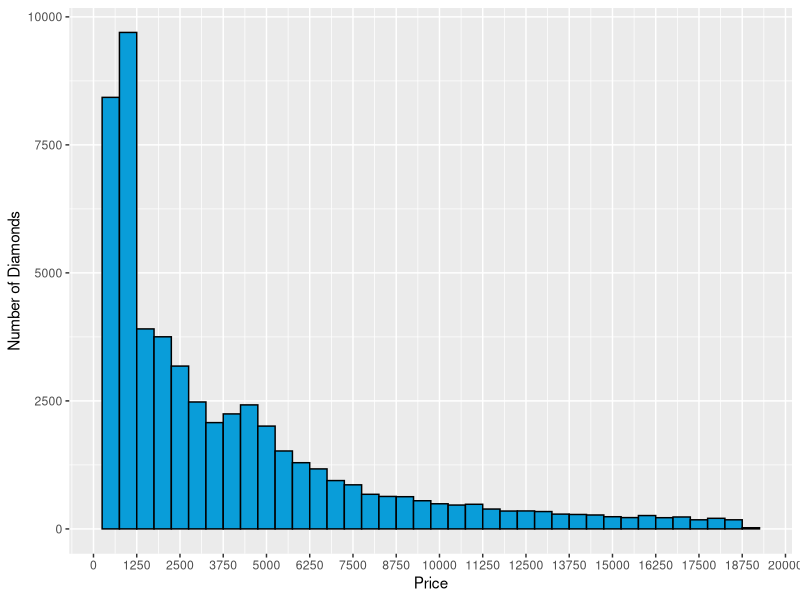
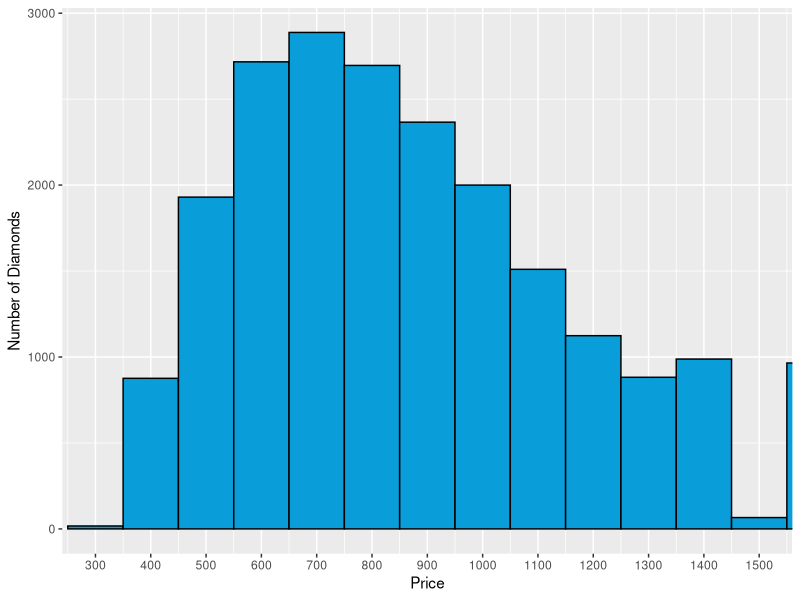
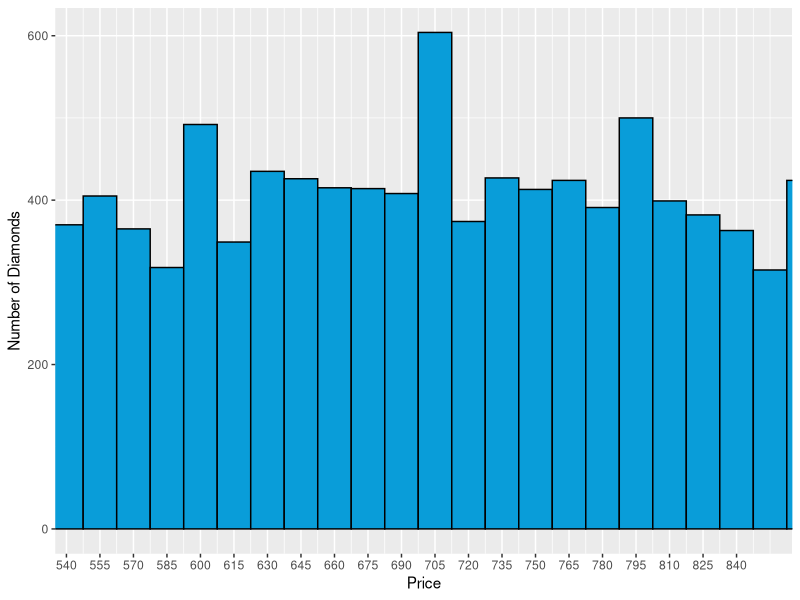
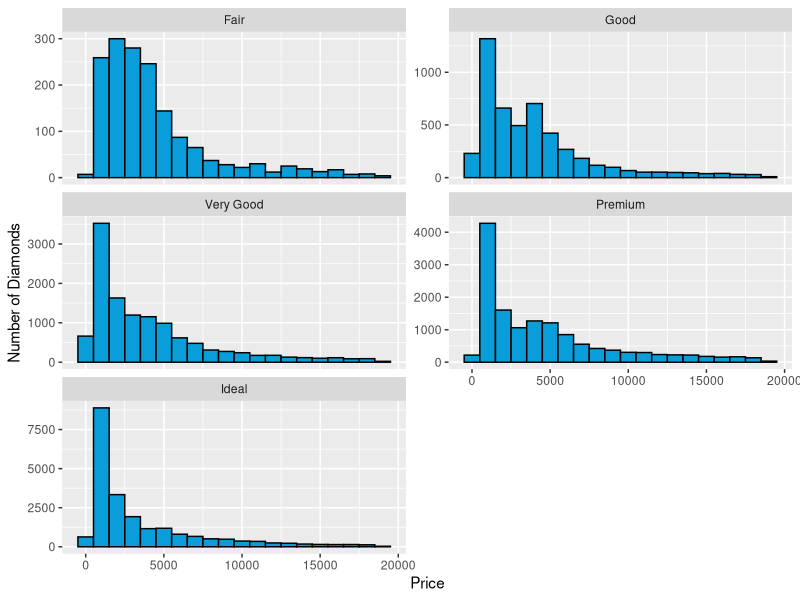
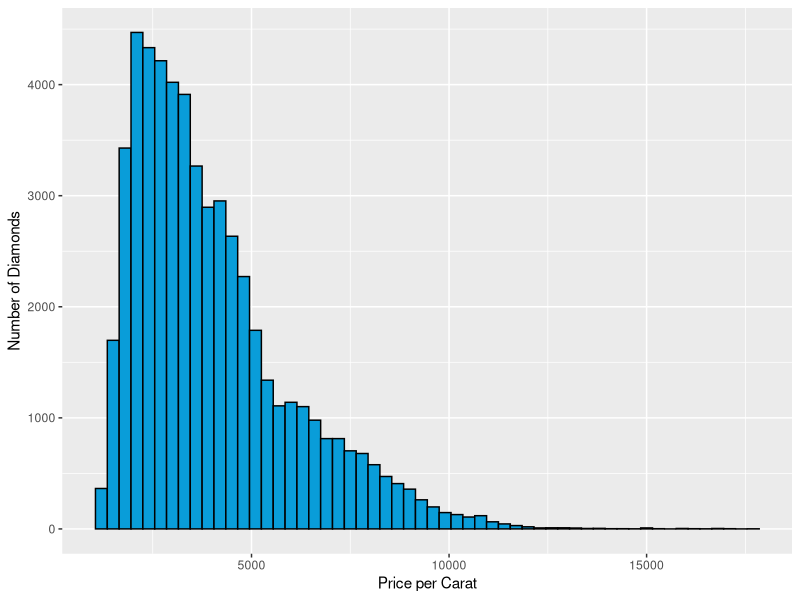
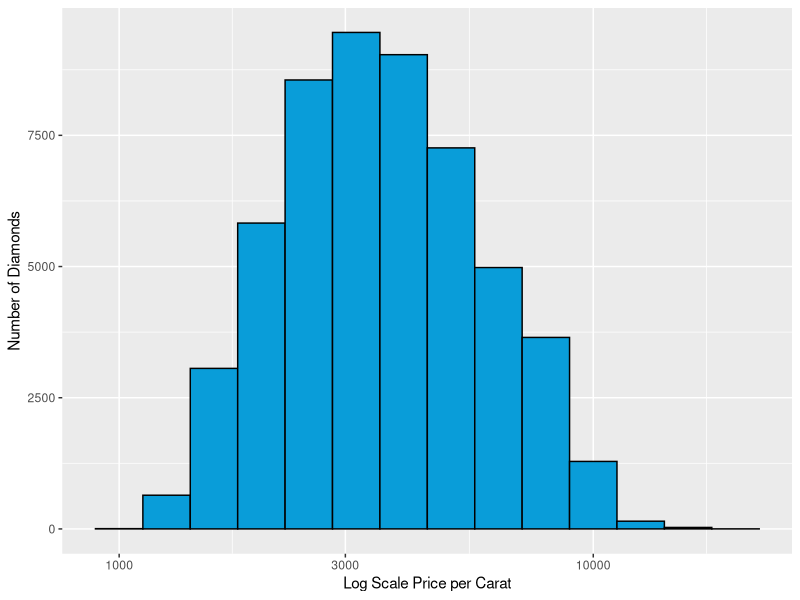
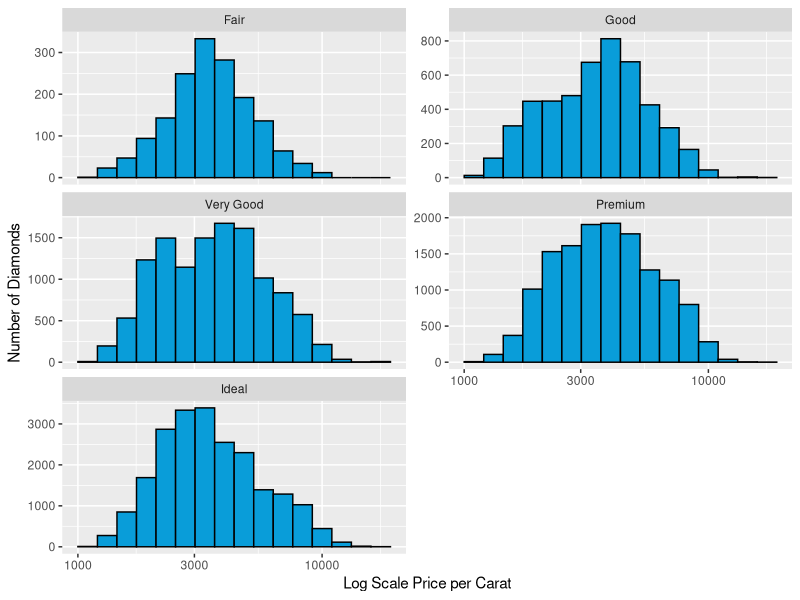
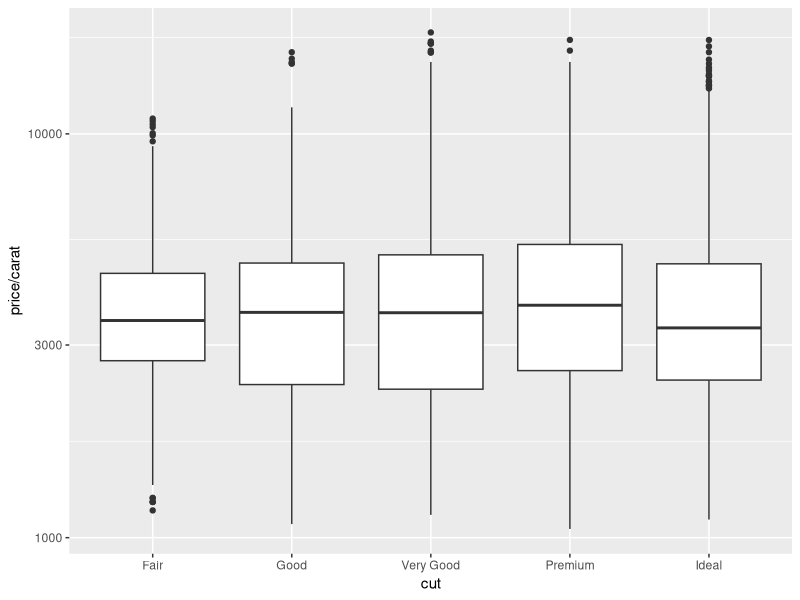

The R source for these figures, in order:
## ---- chunk 1
knitr::opts_chunk$set(echo = TRUE)
## ---- chunk 2
#Load ggplot first
library(ggplot2) 

# Load diamonds dataset contained in ggplot package
data(diamonds)

## ---- chunk 3
print('Observations: ')
nrow(diamonds) 
print('Variables: ')
ncol(diamonds)
## ---- chunk 4
str(diamonds)
## ---- chunk 5
summary(diamonds)
## ---- chunk 6
summary(subset(diamonds$price, !is.na(diamonds$price)))

qplot(x = price, data = subset(diamonds, !is.na(price)), 
  binwidth = 500,
  color = I('black'), fill = I('#099DD9'),
  xlab = 'Price',
  ylab = 'Number of Diamonds') +
  scale_x_continuous(breaks = seq(0,20000,1250))
## ---- chunk 7
d_500 <- ifelse(diamonds$price < 500, 1, 0)
sum(d_500)
## ---- chunk 8
d_250 <- ifelse(diamonds$price < 250, 1, 0)
sum(d_250)
## ---- chunk 9
d_15000 <- ifelse(diamonds$price >= 15000, 1, 0)
sum(d_15000)
## ---- chunk 10
qplot(x = price, data = subset(diamonds, !is.na(price)), 
  binwidth = 100,
  color = I('black'), fill = I('#099DD9'),
  xlab = 'Price',
  ylab = 'Number of Diamonds') +
  coord_cartesian(xlim = c(300, 1500)) +
  scale_x_continuous(breaks = seq(0,1500,100))
## ---- chunk 11
qplot(x = price, data = subset(diamonds, !is.na(price)), 
  binwidth = 15,
  color = I('black'), fill = I('#099DD9'),
  xlab = 'Price',
  ylab = 'Number of Diamonds') +
  coord_cartesian(xlim = c(550, 850)) +
  scale_x_continuous(breaks = seq(0,850,15))
## ---- chunk 12
qplot(x = price, data = subset(diamonds, !is.na(price)),
      binwidth = 1000,
      color = I('black'), fill = I('#099DD9'),
    xlab = 'Price',
    ylab = 'Number of Diamonds') +
  facet_wrap(~cut, ncol = 2, scales = 'free_y')
## ---- chunk 13
by(diamonds$price, diamonds$cut, summary)
## ---- chunk 14
qplot(x = price/carat, data = subset(diamonds, !is.na(price)),
      binwidth = 300 ,
      color = I('black'), fill = I('#099DD9'),
      xlab = 'Price per Carat',
      ylab = 'Number of Diamonds')
## ---- chunk 15
qplot(x = price/carat, data = subset(diamonds, !is.na(price)),
      binwidth = 0.1 ,
      color = I('black'), fill = I('#099DD9'),
      xlab = 'Log Scale Price per Carat',
      ylab = 'Number of Diamonds') +
  scale_x_log10()
## ---- chunk 16
qplot(x = price/carat, data = subset(diamonds, !is.na(price)),
      binwidth = 0.08 ,
      color = I('black'), fill = I('#099DD9'),
      xlab = 'Log Scale Price per Carat',
      ylab = 'Number of Diamonds') +
  scale_x_log10() +
  facet_wrap(~cut, ncol = 2, scales = 'free_y')
## ---- chunk 17
qplot(x = cut , y = price/carat, 
      data = subset(diamonds, !is.na(price)),
      geom='boxplot') +
  scale_y_log10()
## ---- chunk 18
by(diamonds$price, diamonds$color, summary)

qplot(x = color, y = price, data = subset(diamonds,!is.na(price)),
      geom = 'boxplot')
## ---- chunk 19
qplot(x = color, y = price/carat, data = subset(diamonds, !is.na(price)),
      geom = 'boxplot', 
      ylab = 'Price per Carat') +
  scale_y_log10()
## ---- chunk 20
qplot(x = carat, data = subset(diamonds, !is.na(carat)),
      binwidth = 0.1,
      geom = 'freqpoly', color = carat,
      xlab = 'Carat',
      ylab = 'Number of Diamonds') +
  scale_x_continuous(breaks = seq(0,2.6,0.1)) +
  coord_cartesian( xlim = c(0,2.6))
## ---- chunk 21
qplot(x = carat, data = subset(diamonds, !is.na(carat)),
      binwidth = 0.2,
      geom = 'freqpoly', color = color,
      xlab = 'Carat',
      ylab = 'Number of Diamonds') +
  scale_x_continuous(breaks = seq(0,2.6,0.2)) +
  coord_cartesian(xlim = c(0,2.6))
## ---- chunk 22
qplot(x = carat, data = subset(diamonds, !is.na(carat)),
      binwidth = 0.2,
      geom = 'freqpoly', color = cut,
      xlab = 'Carat',
      ylab = 'Number of Diamonds') +
  scale_x_continuous(breaks = seq(0,2.6,0.2)) +
  coord_cartesian(xlim = c(0,2.6))
